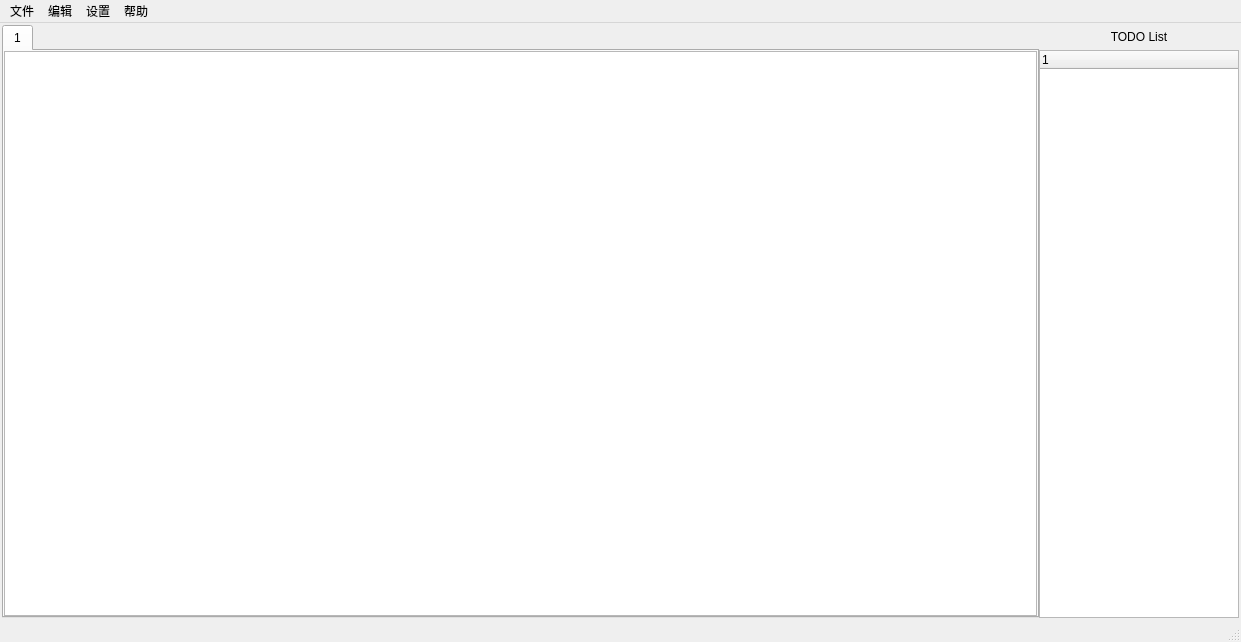
<?xml version="1.0" encoding="UTF-8"?>
<ui version="4.0">
 <class>MainWindow</class>
 <widget class="QMainWindow" name="MainWindow">
  <property name="geometry">
   <rect>
    <x>0</x>
    <y>0</y>
    <width>1241</width>
    <height>642</height>
   </rect>
  </property>
  <property name="sizeIncrement">
   <size>
    <width>500</width>
    <height>0</height>
   </size>
  </property>
  <property name="windowTitle">
   <string>XXXXXXX</string>
  </property>
  <widget class="QWidget" name="centralwidget">
   <property name="maximumSize">
    <size>
     <width>16777215</width>
     <height>16777215</height>
    </size>
   </property>
   <layout class="QGridLayout" name="gridLayout_2">
    <property name="sizeConstraint">
     <enum>QLayout::SetMinAndMaxSize</enum>
    </property>
    <property name="leftMargin">
     <number>2</number>
    </property>
    <property name="topMargin">
     <number>2</number>
    </property>
    <property name="rightMargin">
     <number>2</number>
    </property>
    <property name="bottomMargin">
     <number>2</number>
    </property>
    <property name="horizontalSpacing">
     <number>2</number>
    </property>
    <property name="verticalSpacing">
     <number>0</number>
    </property>
    <item row="1" column="0">
     <layout class="QHBoxLayout" name="horizontalLayout">
      <item>
       <layout class="QHBoxLayout" name="horizontalLayout_2">
        <property name="spacing">
         <number>0</number>
        </property>
        <item>
         <widget class="QTabWidget" name="tabWidget">
          <property name="sizePolicy">
           <sizepolicy hsizetype="Preferred" vsizetype="Expanding">
            <horstretch>0</horstretch>
            <verstretch>0</verstretch>
           </sizepolicy>
          </property>
          <property name="currentIndex">
           <number>0</number>
          </property>
          <widget class="QWidget" name="tab">
           <attribute name="title">
            <string>1</string>
           </attribute>
           <layout class="QVBoxLayout" name="verticalLayout">
            <property name="spacing">
             <number>0</number>
            </property>
            <property name="leftMargin">
             <number>0</number>
            </property>
            <property name="topMargin">
             <number>0</number>
            </property>
            <property name="rightMargin">
             <number>0</number>
            </property>
            <property name="bottomMargin">
             <number>0</number>
            </property>
            <item>
             <layout class="QGridLayout" name="gridLayout">
              <property name="sizeConstraint">
               <enum>QLayout::SetNoConstraint</enum>
              </property>
              <property name="leftMargin">
               <number>0</number>
              </property>
              <property name="spacing">
               <number>0</number>
              </property>
              <item row="0" column="0">
               <widget class="QTableWidget" name="tableWidget">
                <property name="sizePolicy">
                 <sizepolicy hsizetype="Preferred" vsizetype="Expanding">
                  <horstretch>0</horstretch>
                  <verstretch>0</verstretch>
                 </sizepolicy>
                </property>
               </widget>
              </item>
             </layout>
            </item>
           </layout>
          </widget>
         </widget>
        </item>
       </layout>
      </item>
      <item>
       <layout class="QVBoxLayout" name="verticalLayout_2">
        <property name="spacing">
         <number>0</number>
        </property>
        <item>
         <widget class="QLabel" name="time_right">
          <property name="sizePolicy">
           <sizepolicy hsizetype="Fixed" vsizetype="Fixed">
            <horstretch>0</horstretch>
            <verstretch>0</verstretch>
           </sizepolicy>
          </property>
          <property name="minimumSize">
           <size>
            <width>200</width>
            <height>25</height>
           </size>
          </property>
          <property name="text">
           <string>&lt;center&gt;TODO List&lt;/center&gt;</string>
          </property>
          <property name="alignment">
           <set>Qt::AlignCenter</set>
          </property>
         </widget>
        </item>
        <item>
         <widget class="QTreeWidget" name="treeWidget">
          <property name="sizePolicy">
           <sizepolicy hsizetype="Fixed" vsizetype="Preferred">
            <horstretch>0</horstretch>
            <verstretch>0</verstretch>
           </sizepolicy>
          </property>
          <property name="maximumSize">
           <size>
            <width>200</width>
            <height>16777215</height>
           </size>
          </property>
          <column>
           <property name="text">
            <string notr="true">1</string>
           </property>
          </column>
         </widget>
        </item>
       </layout>
      </item>
     </layout>
    </item>
   </layout>
  </widget>
  <widget class="QMenuBar" name="menubar">
   <property name="geometry">
    <rect>
     <x>0</x>
     <y>0</y>
     <width>1241</width>
     <height>26</height>
    </rect>
   </property>
   <widget class="QMenu" name="menu">
    <property name="title">
     <string>文件</string>
    </property>
    <addaction name="close"/>
   </widget>
   <widget class="QMenu" name="menu_2">
    <property name="title">
     <string>编辑</string>
    </property>
    <addaction name="action_webshell"/>
   </widget>
   <widget class="QMenu" name="menu_3">
    <property name="title">
     <string>设置</string>
    </property>
    <addaction name="action_2"/>
   </widget>
   <widget class="QMenu" name="menu_4">
    <property name="title">
     <string>帮助</string>
    </property>
    <addaction name="aboutAction"/>
   </widget>
   <addaction name="menu"/>
   <addaction name="menu_2"/>
   <addaction name="menu_3"/>
   <addaction name="menu_4"/>
  </widget>
  <widget class="QStatusBar" name="statusBar"/>
  <action name="close">
   <property name="text">
    <string>退出</string>
   </property>
   <property name="iconVisibleInMenu">
    <bool>true</bool>
   </property>
  </action>
  <action name="action_webshell">
   <property name="text">
    <string>添加webshell</string>
   </property>
  </action>
  <action name="action_2">
   <property name="text">
    <string>设置参数</string>
   </property>
  </action>
  <action name="aboutAction">
   <property name="text">
    <string>关于</string>
   </property>
  </action>
 </widget>
 <resources/>
 <connections/>
</ui>
